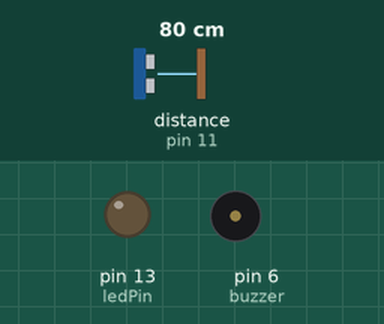
Simulated run of this sketch. Board: Arduino Uno, built with avr-gcc and run on an emulated ATmega328P. On the bench: output pins drawn as LEDs (lit = HIGH), buzzer (waves = sounding, pin HIGH). Wiring (inferred from the names in the program): ultrasonic range finder: trigger pin 12; echo pin 11. The test bench sets the inputs (shaded band); at power-on: distance to the obstacle (sensor on pin 11) 80 cm. The echo pulse lasts 58.3 µs per cm; pins used as bus, display or sensor lines are not drawn; what the sketch prints to the serial monitor is not drawn.

Above: at 1.3 s.
1.4 s: distance to the obstacle (sensor on pin 11) set to 2 cm
At 2.2 s:
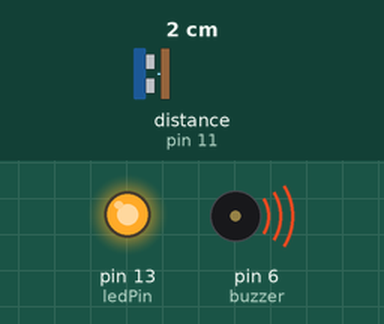
3.0 s: distance to the obstacle (sensor on pin 11) set to 68 cm
4.5 s: distance to the obstacle (sensor on pin 11) set to 73 cm
At 5.2 s:
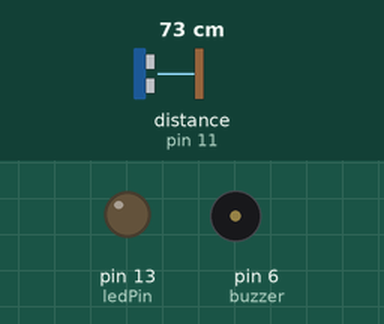
6.0 s: distance to the obstacle (sensor on pin 11) set to 4 cm
At 6.8 s:
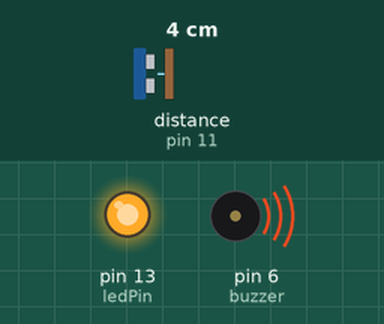
Timing chart, 0 to 8.5 s (numbered marks = the images above; inputs shaded):
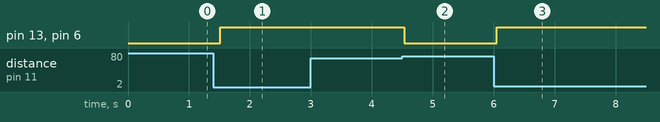

Measured:
- the behaviour switches between 70 and 71 cm on distance to the obstacle (sensor on pin 11) (found by bisection; images 1 and 2)
- after the input at 1.4 s, pin 13 (ledPin), pin 6 (buzzer): LOW → HIGH after 0.12 s
- after the input at 3.0 s, every drawn part: stays the same
- after the input at 4.5 s, pin 13 (ledPin), pin 6 (buzzer): HIGH → LOW at once
- after the input at 6.0 s, pin 13 (ledPin), pin 6 (buzzer): LOW → HIGH after 0.05 s

The sketch:

Sensor_code.ino
```cpp
#define trigPin 12
#define echoPin 11
#define buzzer 6
#define ledPin 13

int prev = -1;
int curr;

void setup() {
  // put your setup code here, to run once:
  pinMode(trigPin, OUTPUT);
  pinMode(echoPin, INPUT);
  pinMode(ledPin, OUTPUT);
  pinMode(buzzer, OUTPUT);
  Serial.begin(9600);
}

void loop() {
  // put your main code here, to run repeatedly:
  long duration, distance;
  digitalWrite(trigPin, LOW);
  delayMicroseconds(2);
  digitalWrite(trigPin, HIGH);
  delayMicroseconds(10);
  digitalWrite(trigPin, LOW);
  duration = pulseIn(echoPin, HIGH);
  distance = (duration/2) / 29.1;
  if (distance < 70)
  {
    curr = 0;
    digitalWrite(ledPin, HIGH);
    // digitalWrite(motor, HIGH);
    digitalWrite(buzzer, HIGH);
    if (prev!=curr) {
      Serial.print("WAIT");
    }
  }
  else
  {
    curr = 1;
    digitalWrite(13, LOW);
    // digitalWrite(motor, LOW);
    digitalWrite(buzzer, LOW);
    if (prev!=curr) {
      Serial.print("MOVE");
    }
  }
  prev = curr;
  delay(500);
}
```
